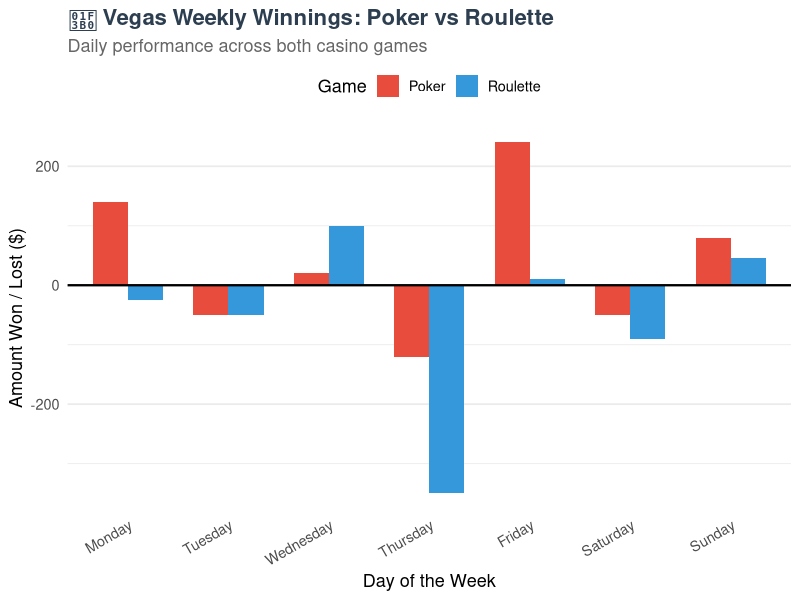
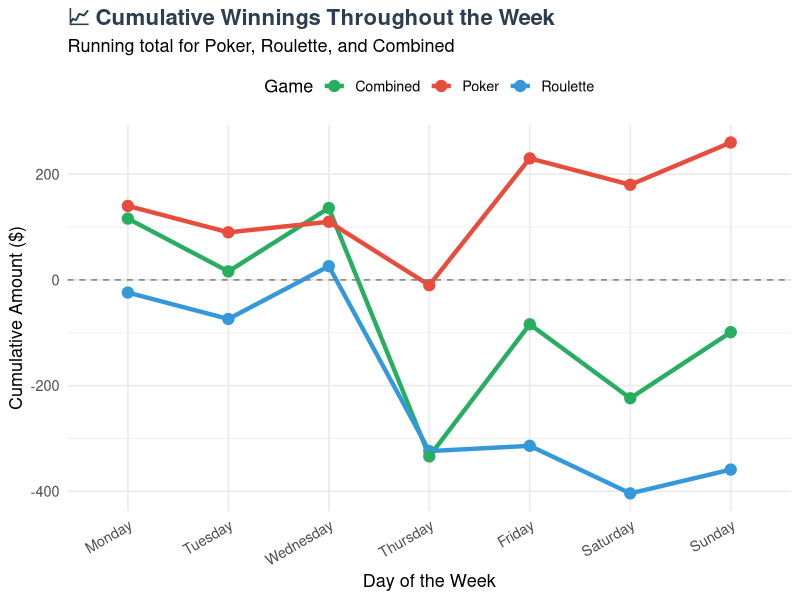
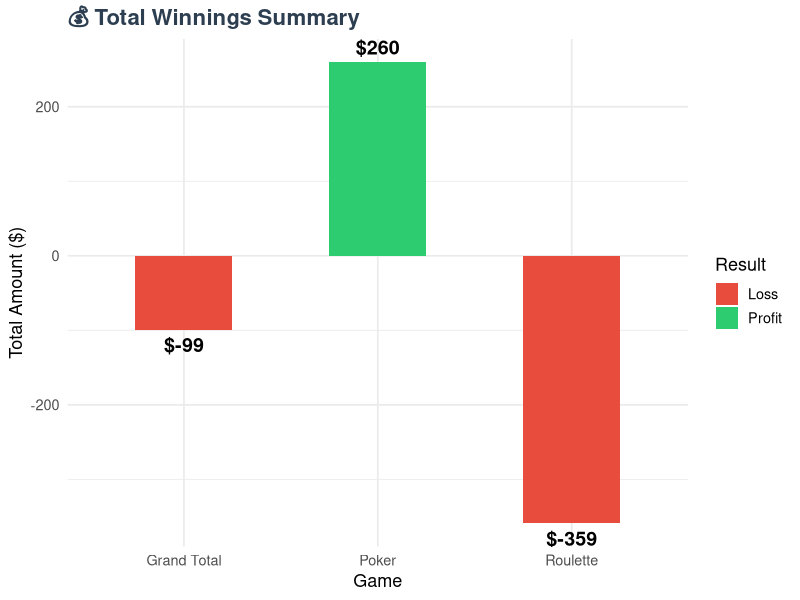
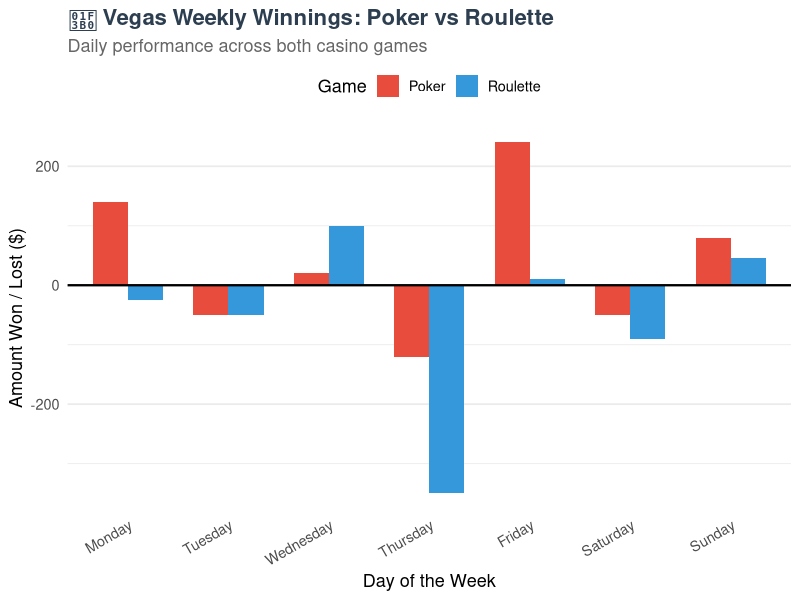
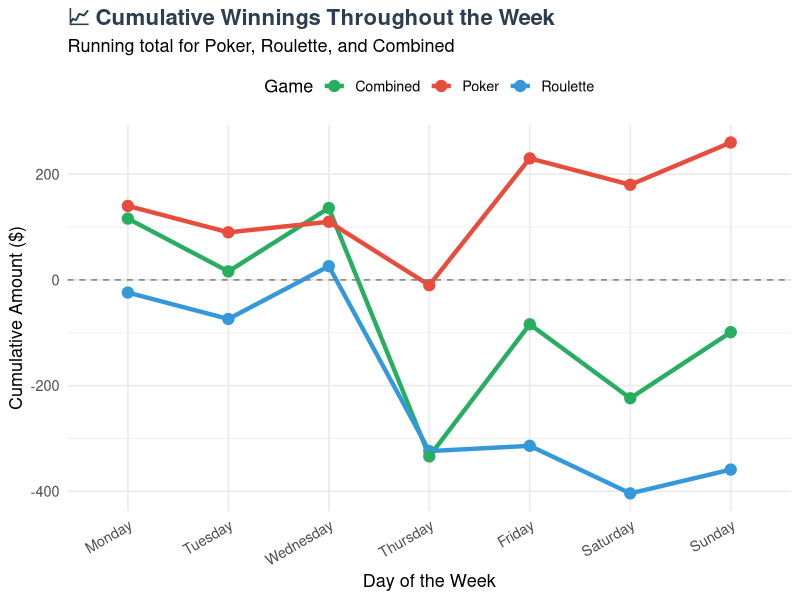
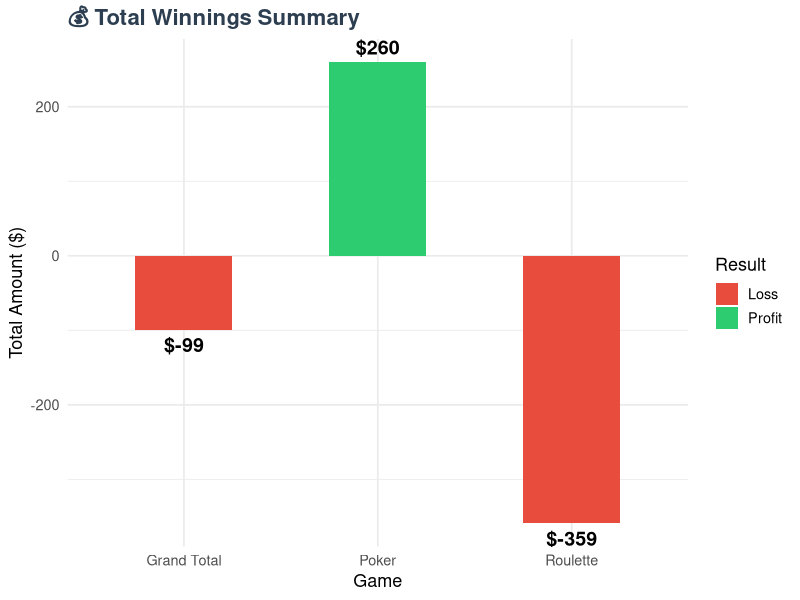

The R script that drew these images, in order:
# ============================================================
#   PROJECT 1: Vegas Gambling Analysis
#   Topic: Vectors in R
#   Course: Introduction to R
# ============================================================
# WHAT THIS PROJECT DOES:
#   We analyze a gambler's weekly results in two casinos
#   (Poker & Roulette) across 7 days using vectors.
#   We compare winnings, calculate totals, and visualize results.
# ============================================================


# ----------------------------------------------------------
# STEP 1: Create Vectors for Daily Winnings/Losses
# ----------------------------------------------------------

# Each value represents money won (+) or lost (-) per day
poker_vector <- c(140, -50, 20, -120, 240, -50, 80)
roulette_vector <- c(-24, -50, 100, -350, 10, -90, 45)

# Name each element with the day of the week
days_of_week <- c("Monday", "Tuesday", "Wednesday",
                  "Thursday", "Friday", "Saturday", "Sunday")

names(poker_vector)    <- days_of_week
names(roulette_vector) <- days_of_week

# Print the vectors to see them
cat("=== Poker Winnings Per Day ===\n")
print(poker_vector)

cat("\n=== Roulette Winnings Per Day ===\n")
print(roulette_vector)


# ----------------------------------------------------------
# STEP 2: Calculations with Vectors
# ----------------------------------------------------------

# Total winnings for each game (sum of all days)
total_poker    <- sum(poker_vector)
total_roulette <- sum(roulette_vector)

# Combined daily total (element-wise addition)
total_daily <- poker_vector + roulette_vector

# Overall total across both games
grand_total <- sum(total_daily)

cat("\n=== Summary ===\n")
cat("Total Poker Winnings:    $", total_poker, "\n")
cat("Total Roulette Winnings: $", total_roulette, "\n")
cat("Grand Total:             $", grand_total, "\n")

# Which days were profitable? (Logical comparison)
cat("\n=== Profitable Days (Combined) ===\n")
print(total_daily[total_daily > 0])


# ----------------------------------------------------------
# STEP 3: Visualizations (Colorful Charts)
# ----------------------------------------------------------

# Load ggplot2 for beautiful charts
library(ggplot2)

# --- Chart 1: Bar Chart — Daily Poker vs Roulette Winnings ---

# Prepare data frame for ggplot
days_factor <- factor(days_of_week, levels = days_of_week)  # keep day order

plot_data <- data.frame(
  Day    = rep(days_factor, 2),
  Game   = c(rep("Poker", 7), rep("Roulette", 7)),
  Amount = c(poker_vector, roulette_vector)
)

chart1 <- ggplot(plot_data, aes(x = Day, y = Amount, fill = Game)) +
  geom_bar(stat = "identity", position = "dodge", width = 0.7) +
  geom_hline(yintercept = 0, color = "black", linewidth = 0.8) +
  scale_fill_manual(values = c("Poker" = "#E74C3C", "Roulette" = "#3498DB")) +
  labs(
    title    = "🎰 Vegas Weekly Winnings: Poker vs Roulette",
    subtitle = "Daily performance across both casino games",
    x        = "Day of the Week",
    y        = "Amount Won / Lost ($)",
    fill     = "Game"
  ) +
  theme_minimal(base_size = 13) +
  theme(
    plot.title    = element_text(face = "bold", size = 16, color = "#2C3E50"),
    plot.subtitle = element_text(color = "gray40"),
    axis.text.x   = element_text(angle = 30, hjust = 1),
    legend.position = "top",
    panel.grid.major.x = element_blank()
  )

print(chart1)
ggsave("Project1_Chart1_DailyWinnings.png", chart1, width = 9, height = 5, dpi = 150)
cat("\nChart 1 saved: Project1_Chart1_DailyWinnings.png\n")


# --- Chart 2: Line Chart — Running Total Over the Week ---

# Cumulative sum shows how the balance grows/shrinks each day
cumulative_poker    <- cumsum(poker_vector)
cumulative_roulette <- cumsum(roulette_vector)
cumulative_total    <- cumsum(total_daily)

cum_data <- data.frame(
  Day    = rep(days_factor, 3),
  Game   = c(rep("Poker", 7), rep("Roulette", 7), rep("Combined", 7)),
  Amount = c(cumulative_poker, cumulative_roulette, cumulative_total)
)

chart2 <- ggplot(cum_data, aes(x = Day, y = Amount, color = Game, group = Game)) +
  geom_line(linewidth = 1.5) +
  geom_point(size = 3.5) +
  geom_hline(yintercept = 0, linetype = "dashed", color = "gray50") +
  scale_color_manual(values = c(
    "Poker"    = "#E74C3C",
    "Roulette" = "#3498DB",
    "Combined" = "#27AE60"
  )) +
  labs(
    title    = "📈 Cumulative Winnings Throughout the Week",
    subtitle = "Running total for Poker, Roulette, and Combined",
    x        = "Day of the Week",
    y        = "Cumulative Amount ($)",
    color    = "Game"
  ) +
  theme_minimal(base_size = 13) +
  theme(
    plot.title  = element_text(face = "bold", size = 16, color = "#2C3E50"),
    axis.text.x = element_text(angle = 30, hjust = 1),
    legend.position = "top"
  )

print(chart2)
ggsave("Project1_Chart2_CumulativeWinnings.png", chart2, width = 9, height = 5, dpi = 150)
cat("Chart 2 saved: Project1_Chart2_CumulativeWinnings.png\n")


# --- Chart 3: Summary Bar — Total per Game ---

summary_data <- data.frame(
  Game   = c("Poker", "Roulette", "Grand Total"),
  Amount = c(total_poker, total_roulette, grand_total)
)

chart3 <- ggplot(summary_data, aes(x = Game, y = Amount, fill = Amount > 0)) +
  geom_bar(stat = "identity", width = 0.5) +
  geom_text(aes(label = paste0("$", Amount)),
            vjust = ifelse(summary_data$Amount >= 0, -0.5, 1.5),
            size = 5, fontface = "bold") +
  scale_fill_manual(values = c("TRUE" = "#2ECC71", "FALSE" = "#E74C3C"),
                    labels = c("Loss", "Profit")) +
  labs(
    title = "💰 Total Winnings Summary",
    x = "Game", y = "Total Amount ($)", fill = "Result"
  ) +
  theme_minimal(base_size = 13) +
  theme(plot.title = element_text(face = "bold", size = 16, color = "#2C3E50"))

print(chart3)
ggsave("Project1_Chart3_Summary.png", chart3, width = 6, height = 5, dpi = 150)
cat("Chart 3 saved: Project1_Chart3_Summary.png\n")

cat("\n✅ Project 1 Complete!\n")
